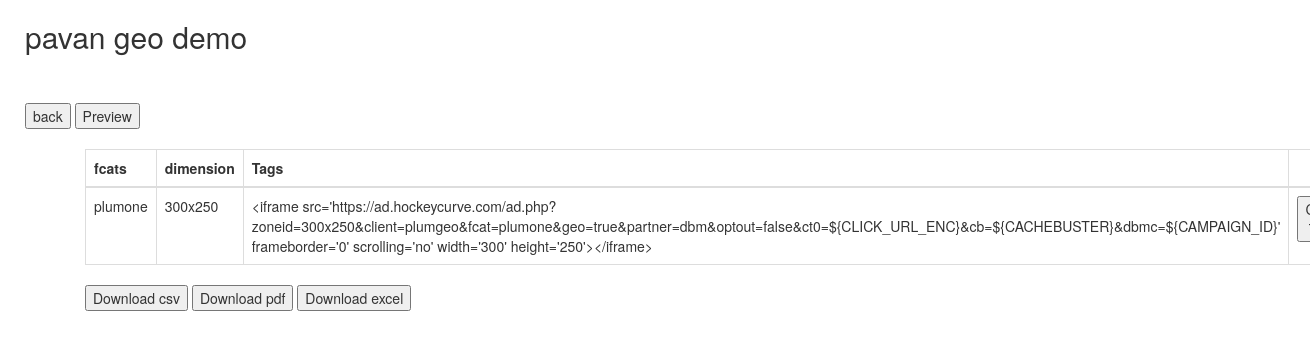
Screenshot of /adtag/adtags.php?id=126 with the database file from the repository.
### tables this page shows
CREATE TABLE `adtagdata` (
  `id` int(100) NOT NULL,
  `date` date NOT NULL DEFAULT current_timestamp(),
  `create_time` time NOT NULL DEFAULT current_timestamp(),
  `developer_name` varchar(200) NOT NULL,
  `update_time` datetime NOT NULL DEFAULT current_timestamp(),
  `update_developer_name` varchar(255) NOT NULL,
  `active_time` datetime NOT NULL,
  `analytic_name` varchar(100) NOT NULL,
  `adtag_type` varchar(100) NOT NULL,
  `geo` varchar(100) NOT NULL,
  `fcat_n` varchar(8) NOT NULL,
  `campaign_name` varchar(100) NOT NULL,
  `master_client` varchar(100) NOT NULL,
  `client` varchar(100) NOT NULL,
  `fcat` varchar(100) NOT NULL,
  `publisher` varchar(100) NOT NULL,
  `dims` varchar(200) NOT NULL,
  `status` varchar(12) NOT NULL,
  `approval` varchar(3) NOT NULL DEFAULT '0',
  `client_name` varchar(200) NOT NULL,
  `client_time` datetime NOT NULL,
  `remark` varchar(1000) NOT NULL,
  `status_v` varchar(20) NOT NULL DEFAULT 'staging',
  `veena_name` varchar(100) NOT NULL,
  `veena_time` datetime NOT NULL
);

### adtag/adtags.php (the view, shortened to what this page needs)
<?php
include "includes/connection.php";
$id=$_GET['id'];
?>
<!DOCTYPE html>
<html lang="en">
<head>
    <link rel="stylesheet" href="https://maxcdn.bootstrapcdn.com/bootstrap/3.4.1/css/bootstrap.min.css">
</head>
<body>
    <div>
    <?php
$sql="SELECT * FROM `adtagdata` WHERE id=$id LIMIT 1";
$result=mysqli_query($connectDB,$sql);
$row=mysqli_fetch_assoc($result);
?>
        <h2 style="margin-left: 25px;"><?php echo $row['campaign_name']?></h2>
        <br><br>
        <button id="btn" onclick="history.back()">back</button>
        <button onclick="location.href = 'previews.php?id=<?php echo $row['id']?>';">
        Preview</button>
    </div>
    <br>
    <div id="adtags_table" class="container">
        <table id="tabledata" class="table table-bordered">
            <thead>
                <tr>
                    <th style="width:100px">fcats</th>
                    <th style="width:100px">dimension</th>
                    <th style="width:550px">Tags</th>
                    <th style="width:30px"></th>
                </tr>
            </thead>
            <tbody>
            <?php
                    $dims=$row['dims'];
                    $str_arr = explode (",", $dims);
                    $i = 0;
                    while($i < count($str_arr))
                {$wh_dim=explode("x",$str_arr[$i])?>
                    <tr>
                    <td><?php echo $row['fcat']?></td>
                    <td><?php echo $str_arr[$i]?></td>
                    <td><div id="sample<?php echo $i ?>"><?php
                    if ($row["fcat_n"]==""){
                        if ($row["geo"]==""){
                            if($row["adtag_type"]=="DCM"){
                           ?>&lt;div class='hockeycurve-v1'><br>
                           &lt;iframe id='main-ad-tag' frameborder='0' scrolling='no' width='<?php echo $wh_dim[0] ?>' height='<?php echo $wh_dim[1] ?>'>&lt;/iframe><br>
                           &lt;script type='text/javascript'><br>
                           var params = {'client':'<?php echo $row['client']?>','fcat':'<?php echo $row['fcat']?>','ct0':'%c_esc', 'lp0':'%u','cb':'%n','dbmc':'<?php echo $row['fcat']?>'}<br>
                           var cs = '';<br>
                           for (var p in params) {<br>
                           cs += '&' + encodeURIComponent(p) + '=' + encodeURIComponent(params[p<br>
                           ]);<br>
                           }<br>
                           var final_src = 'https://ad.hockeycurve.com/ad.php?zoneid=<?php echo $str_arr[$i] ?>&partner=dcm&optout=false' + cs<br>
                           document.getElementById('main-ad-tag').src = final_src<br>
                           &lt;/script><br>
                           &lt;/div>
                             <?php }
                             else if($row["adtag_type"]=="Dv360"){?>
     &lt;iframe src='https://ad.hockeycurve.com/ad.php?zoneid=<?php echo $str_arr[$i] ?>&client=<?php echo $row['client']?>&fcat=<?php echo $row['fcat']?>&partner=dbm&optout=false&ct0=${CLICK_URL_ENC}&cb=${CACHEBUSTER}&dbmc=${CAMPAIGN_ID}' frameborder='0' scrolling='no' width='<?php echo $wh_dim[0] ?>' height='<?php echo $wh_dim[1] ?>'>&lt;/iframe>
                             <?php }
                             else if($row["adtag_type"]=="Dv360Dbmc"){?>
     &lt;iframe src='https://ad.hockeycurve.com/ad.php?zoneid=<?php echo $str_arr[$i] ?>&client=<?php echo $row['client']?>&fcat=<?php echo $row['fcat']?>&partner=dbm&optout=false&ct0=${CLICK_URL_ENC}&cb=${CACHEBUSTER}&dbmc=<?php echo $row['fcat']?> frameborder='0' scrolling='no' width='<?php echo $wh_dim[0] ?>' height='<?php echo $wh_dim[1] ?>'>&lt;/iframe>
                             <?php }
                             else if($row["adtag_type"]=="DFP"){?>
     &lt;iframe src='https://ad.hockeycurve.com/ad.php?zoneid=<?php echo $str_arr[$i] ?>&client=<?php echo $row['client']?>&fcat=<?php echo $row['fcat']?>&partner=dbm&optout=false&ct0=%%CLICK_URL_ESC%%&cb=%%CACHEBUSTER%%&dbmc='${CAMPAIGN_ID}' frameborder='0' scrolling='no' width='<?php echo $wh_dim[0] ?>' height='<?php echo $wh_dim[1] ?>'>&lt;/iframe>
                             <?php }
                             else if($row["adtag_type"]=="CRITEO"){?>
     &lt;iframe src='https://ad.hockeycurve.com/ad.php?zoneid=Jpeg&client=<?php echo $row['client']?>&fcat=<?php echo $row['fcat']?>&partner=dbm&optout=false&ct0=${{clickurl}}&cb=${{random}}%%CACHEBUSTER%%&dbmc='${CAMPAIGN_ID}' frameborder='0' scrolling='no' width='Jpeg' height=''>&lt;/iframe>
                             <?php }
                             else if($row["adtag_type"]=="Sports"){?>
     &lt;iframe src='https://ad.hockeycurve.com/ad.php?zoneid=<?php echo $str_arr[$i] ?>&client=<?php echo $row['client']?>&fcat=<?php echo $row['fcat']?>&partner=dbm&optout=false&ct0=${CLICK_URL_ENC}&cb=${CACHEBUSTER} frameborder='0' scrolling='no' width='<?php echo $wh_dim[0] ?>' height='<?php echo $wh_dim[1] ?>'>&lt;/iframe>
                           <?php }
                           }
                           else if ($row["geo"]=="true"){
                             if($row["adtag_type"]=="DCM"){ ?>
                               &lt;div class='hockeycurve-v1'><br>
                               &lt;iframe id='main-ad-tag' frameborder='0' scrolling='no' width='<?php echo $wh_dim[0] ?>' height='<?php echo $wh_dim[1] ?>'>&lt;/iframe><br>
                               &lt;script type='text/javascript'><br>
                               var params = {'client':'<?php echo $row['client']?>','fcat':'<?php echo $row['fcat']?>','geo':'true','ct0':'%c_esc', 'lp0':'%u','cb':'%n','dbmc':'<?php echo $row['fcat']?>'}<br>
                               var cs = '';<br>
                               for (var p in params) {<br>
                               cs += '&' + encodeURIComponent(p) + '=' + encodeURIComponent(params[p<br>
                               ]);<br>
                               }<br>
                               var final_src = 'https://ad.hockeycurve.com/ad.php?zoneid=<?php echo $str_arr[$i] ?>&partner=dcm&optout=false' + cs<br>
                               document.getElementById('main-ad-tag').src = final_src<br>
                               &lt;/script><br>
                               &lt;/div>
                               <?php }
                               else if($row["adtag_type"]=="Dv360"){ ?>
     &lt;iframe src='https://ad.hockeycurve.com/ad.php?zoneid=<?php echo $str_arr[$i] ?>&client=<?php echo $row['client']?>&fcat=<?php echo $row['fcat']?>&geo=true&partner=dbm&optout=false&ct0=${CLICK_URL_ENC}&cb=${CACHEBUSTER}&dbmc=${CAMPAIGN_ID}' frameborder='0' scrolling='no' width='<?php echo $wh_dim[0] ?>' height='<?php echo $wh_dim[1] ?>'>&lt;/iframe>
                               <?php }
                               else if($row["adtag_type"]=="Dv360Dbmc"){ ?>
     &lt;iframe src='https://ad.hockeycurve.com/ad.php?zoneid=<?php echo $str_arr[$i] ?>&client=<?php echo $row['client']?>&fcat=<?php echo $row['fcat']?>&geo=true&partner=dbm&optout=false&ct0=${CLICK_URL_ENC}&cb=${CACHEBUSTER}&dbmc=<?php echo $row['fcat']?> frameborder='0' scrolling='no' width='<?php echo $wh_dim[0] ?>' height='<?php echo $wh_dim[1] ?>'>&lt;/iframe>
                               <?php }
                               else if($row["adtag_type"]=="DFP"){?>
     &lt;iframe src='https://ad.hockeycurve.com/ad.php?zoneid=<?php echo $str_arr[$i] ?>&client=<?php echo $row['client']?>&fcat=<?php echo $row['fcat']?>&geo=true&partner=dbm&optout=false&ct0=%%CLICK_URL_ESC%%&cb=%%CACHEBUSTER%%&dbmc='${CAMPAIGN_ID}' frameborder='0' scrolling='no' width='<?php echo $wh_dim[0] ?>' height='<?php echo $wh_dim[1] ?>'>&lt;/iframe>
                               <?php }
                               else if($row["adtag_type"]=="CRITEO"){?>
     &lt;iframe src='https://ad.hockeycurve.com/ad.php?zoneid=Jpeg&client=<?php echo $row['client']?>&fcat=<?php echo $row['fcat']?>&geo=true&partner=dbm&optout=false&ct0=${{clickurl}}&cb=${{random}}%%CACHEBUSTER%%&dbmc='${CAMPAIGN_ID}' frameborder='0' scrolling='no' width='Jpeg' height=''>&lt;/iframe>
                               <?php }
                               else if($row["adtag_type"]=="Sports"){?>
     &lt;iframe src='https://ad.hockeycurve.com/ad.php?zoneid=<?php echo $str_arr[$i] ?>&client=<?php echo $row['client']?>&fcat=<?php echo $row['fcat']?>&geo=true&partner=dbm&optout=false&ct0=${CLICK_URL_ENC}&cb=${CACHEBUSTER} frameborder='0' scrolling='no' width='<?php echo $wh_dim[0] ?>' height='<?php echo $wh_dim[1] ?>'>&lt;/iframe>
                             <?php }}
                             else if ($row["geo"]=="bcamp")
                             {
                                 if($row["adtag_type"]=="DCM"){
                                   ?>&lt;div class='hockeycurve-v1'><br>
                                     &lt;iframe id='main-ad-tag' frameborder='0' scrolling='no' width='<?php echo $wh_dim[0] ?>' height='<?php echo $wh_dim[1] ?>'>&lt;/iframe><br>
                                     &lt;script type='text/javascript'><br>
                                     var params = {'client':'<?php echo $row['client']?>','fcat':'<?php echo $row['fcat']?>','geo':'bcamp','ct0':'%c_esc', 'lp0':'%u','cb':'%n','dbmc':'<?php echo $row['fcat']?>'}<br>
                                     var cs = '';<br>
                                     for (var p in params) {<br>
                                     cs += '&' + encodeURIComponent(p) + '=' + encodeURIComponent(params[p<br>
                                     ]);<br>
                                     }<br>
                                     var final_src = 'https://ad.hockeycurve.com/ad.php?zoneid=<?php echo $str_arr[$i] ?>&partner=dcm&optout=false' + cs<br>
                                     document.getElementById('main-ad-tag').src = final_src<br>
                                     &lt;/script><br>
                                     &lt;/div>
                                 <?php }
                                 else if($row["adtag_type"]=="Dv360"){?>
     &lt;iframe src='https://ad.hockeycurve.com/ad.php?zoneid=<?php echo $str_arr[$i] ?>&client=<?php echo $row['client']?>&fcat=<?php echo $row['fcat']?>&geo=bcamp&partner=dbm&optout=false&ct0=${CLICK_URL_ENC}&cb=${CACHEBUSTER}&dbmc=${CAMPAIGN_ID}' frameborder='0' scrolling='no' width='<?php echo $wh_dim[0] ?>' height='<?php echo $wh_dim[1] ?>'>&lt;/iframe>
                                 <?php }
                                 else if($row["adtag_type"]=="Dv360Dbmc"){?>
     &lt;iframe src='https://ad.hockeycurve.com/ad.php?zoneid=<?php echo $str_arr[$i] ?>&client=<?php echo $row['client']?>&fcat=<?php echo $row['fcat']?>&geo=bcamp&partner=dbm&optout=false&ct0=${CLICK_URL_ENC}&cb=${CACHEBUSTER}&dbmc=<?php echo $row['fcat']?> frameborder='0' scrolling='no' width='<?php echo $wh_dim[0] ?>' height='<?php echo $wh_dim[1] ?>'>&lt;/iframe>
                                 <?php }
                                 else if($row["adtag_type"]=="DFP"){?>
     &lt;iframe src='https://ad.hockeycurve.com/ad.php?zoneid=<?php echo $str_arr[$i] ?>&client=<?php echo $row['client']?>&fcat=<?php echo $row['fcat']?>&geo=bcamp&partner=dbm&optout=false&ct0=%%CLICK_URL_ESC%%&cb=%%CACHEBUSTER%%&dbmc='${CAMPAIGN_ID}' frameborder='0' scrolling='no' width='<?php echo $wh_dim[0] ?>' height='<?php echo $wh_dim[1] ?>'>&lt;/iframe>
                                 <?php }
                                 else if($row["adtag_type"]=="CRITEO"){?>
     &lt;iframe src='https://ad.hockeycurve.com/ad.php?zoneid=Jpeg&client=<?php echo $row['client']?>&fcat=<?php echo $row['fcat']?>&geo=bcamp&partner=dbm&optout=false&ct0=${{clickurl}}&cb=${{random}}%%CACHEBUSTER%%&dbmc='${CAMPAIGN_ID}' frameborder='0' scrolling='no' width='Jpeg' height=''>&lt;/iframe>
                                 <?php }
                                 else if($row["adtag_type"]=="Sports"){?>
     &lt;iframe src='https://ad.hockeycurve.com/ad.php?zoneid=<?php echo $str_arr[$i] ?>&client=<?php echo $row['client']?>&fcat=<?php echo $row['fcat']?>&geo=bcamp&partner=dbm&optout=false&ct0=${CLICK_URL_ENC}&cb=${CACHEBUSTER} frameborder='0' scrolling='no' width='<?php echo $wh_dim[0] ?>' height='<?php echo $wh_dim[1] ?>'>&lt;/iframe>
                                 <?php }
                                 }}
                      ?></td>
                      <td><button onclick="CopyToClipboard('sample<?php echo $i ?>')";>Copy Text</button></td>
                </tr>
                <?php
	                $i++;
                }
                ?>
            </tbody>
        </table>
        <button id="tabledownload">Download csv</button>
        <button onclick="demoFromHTML()">Download pdf</button>
        <button onclick="ExportToExcel('xlsx')">Download excel</button>
        </div>
</body>
</html>

### adtag/adtags.php (style rules this page uses)
#btn { margin-left: 25px; }

### rows the page displays
adtagdata: campaign_name "pavan geo demo", fcat "plumone", dims "300x250", client "plumgeo", dims "300", dims "250"
